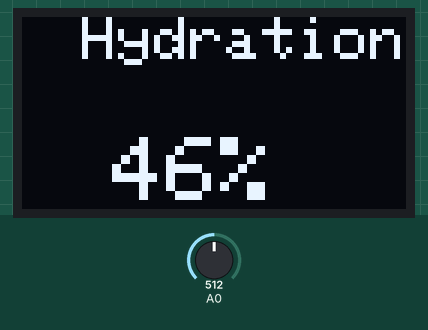
Recording of a sketch running on a simulated Arduino Zero (SAMD21). On the bench: 128×64 one-colour display. Inputs (shaded band) come from the test bench; at power-on: A0 = 512 (analog values on the 0–1023 scale). What the sketch prints to the serial monitor is not drawn.

Above: at 1.2 s.
1.3 s: A0 set to 526
At 2.2 s:
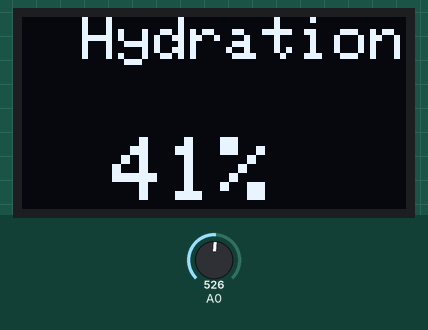
3.0 s: A0 set to 511
At 3.5 s:
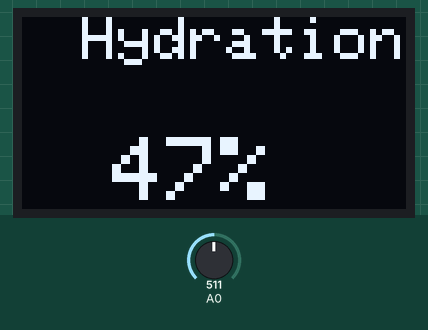
4.5 s: A0 set to 306
At 5.9 s:
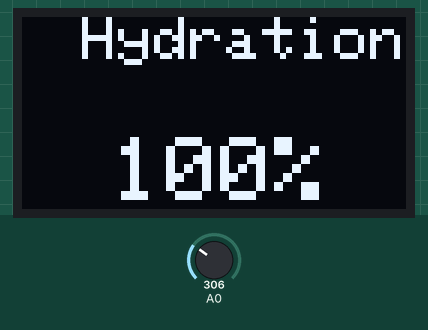
Timing chart, 0 to 7.5 s (numbered marks = the images above; inputs shaded):
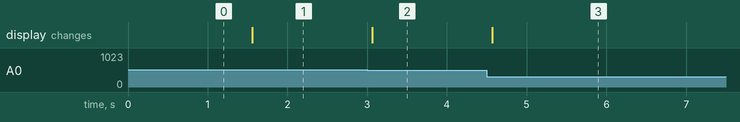

Measured:
- the behaviour switches between 514 and 515 on A0 (found by bisection; images 0 and 1)
- after the input at 1.3 s, the display: changes after 0.26 s (image 1)
- after the input at 3.0 s, the display: changes after 0.06 s (image 2)
- after the input at 4.5 s, the display: changes after 0.07 s (image 3)

The sketch:

SoilDisplay.ino
```cpp
/*
  Soil Hydration Monitor
  soil_monitor.ino
  Computes soil hydration ratio
  Uses Capacitive probe
  Needs reference points from calibration
*/

// Integrate essential libraries
#include <Wire.h>
#include <Adafruit_GFX.h>
#include <Adafruit_SSD1306.h>

// Specify OLED dimensions in pixels
#define DISPLAY_WIDTH 128
#define DISPLAY_HEIGHT 64

// Establish OLED configurations
#define DISPLAY_RESET -1
#define DISPLAY_ADDR 0x3C

Adafruit_SSD1306 screen(DISPLAY_WIDTH, DISPLAY_HEIGHT, &Wire, DISPLAY_RESET);

// Probe constants - adjust based on calibration script

// Reference for arid condition
const int AridValue = 2590;

// Reference for damp condition
const int DampValue = 1430;

// Storage for soil hydration data
int hydrationReading;
int hydrationPercentage;

// Denotation for Analog input
#define PROBE_INPUT 0

void setup() {
  // Configure Serial Console
  Serial.begin(9600);

  // Start I2C screen powered by 3.3-volts directly from VCC
  screen.begin(SSD1306_SWITCHCAPVCC, DISPLAY_ADDR);
  screen.clearDisplay();

  // Adjust ADC for 12-bit precision
  analogReadResolution(12);
}

void loop() {
  // Retrieve soil hydration data
  hydrationReading = analogRead(PROBE_INPUT);

  // Relay reading to Serial Console
  Serial.print(hydrationReading);
  Serial.print(" - ");

  // Compute hydration percentage
  hydrationPercentage = map(hydrationReading, AridValue, DampValue, 0, 100);

  // Limit percentage to range between 0 and 100
  hydrationPercentage = constrain(hydrationPercentage, 0, 100);

  // Display on Serial Console
  Serial.println(hydrationPercentage);

  // Format and project data onto OLED screen
  screen.setCursor(20, 0);
  screen.setTextSize(2);
  screen.setTextColor(WHITE);
  screen.println("Hydration");

  screen.setCursor(30, 40);
  screen.setTextSize(3);
  screen.setTextColor(WHITE);
  screen.print(hydrationPercentage);
  screen.println("%");
  screen.display();

  delay(250);
  screen.clearDisplay();
  delay(100);
}
```
